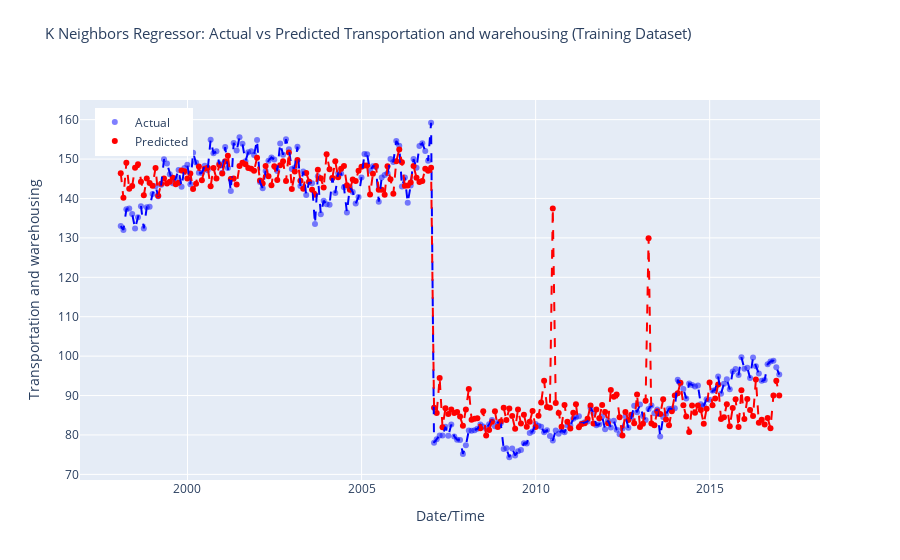

The cell this chart's notebook holds for it:
### Code cell
# Make predictions on the test dataset
predictions = pycr.predict_model(model, data = train_data)

r2 = r2_score(predictions['Transportation and warehousing'], predictions['prediction_label'])
print('R-squared (R2) Score:', r2)

# Sort predictions DataFrame by index
predictions.sort_index(inplace=True)

# Create Plotly figure
fig = make_subplots(rows=1, cols=1, shared_xaxes=True, shared_yaxes=True)

# Add scatter plot for actual values
fig.add_trace(go.Scatter(x=predictions.index, y=predictions['Transportation and warehousing'],
                         mode='markers', marker=dict(color='blue', opacity=0.5),
                         name='Actual'), row=1, col=1)

# Add scatter plot for predicted values
fig.add_trace(go.Scatter(x=predictions.index, y=predictions['prediction_label'],
                         mode='markers', marker=dict(color='red'),
                         name='Predicted'), row=1, col=1)

# Add lines for sorted actual values
fig.add_trace(go.Scatter(x=predictions.index, y=predictions['Transportation and warehousing'].sort_index(),
                         mode='lines', line=dict(color='blue', dash='dash'),
                         showlegend=False), row=1, col=1)

# Add lines for sorted predicted values
fig.add_trace(go.Scatter(x=predictions.index, y=predictions['prediction_label'].sort_index(),
                         mode='lines', line=dict(color='red', dash='dash'),
                         showlegend=False), row=1, col=1)

fig.update_layout(title_text='K Neighbors Regressor: Actual vs Predicted Transportation and warehousing (Training Dataset)',
                  title_font_size=15, title_y=.95,
                  xaxis_title='Date/Time', yaxis_title='Transportation and warehousing',
                  legend=dict(x=0.02, y=0.98),
                  grid=dict(rows=1, columns=1, ygap=0.2))

# Show interactive plot
fig.show()

### Figure 1 — Plotly figure (JSON) as saved in the notebook; plotly's stock layout.template omitted (floating-point values rounded to 4 significant figures; data arrays with more than 128 entries replaced by an {"elided": "..."} marker saying what was removed)
{"data": [{"marker": {"color": "blue", "opacity": 0.5}, "mode": "markers", "name": "Actual", "type": "scatter", "x": {"elided": "228 str values"}, "xaxis": "x", "y": {"elided": "228 float values"}, "yaxis": "y"}, {"marker": {"color": "red"}, "mode": "markers", "name": "Predicted", "type": "scatter", "x": {"elided": "228 str values"}, "xaxis": "x", "y": {"elided": "228 float values"}, "yaxis": "y"}, {"line": {"color": "blue", "dash": "dash"}, "mode": "lines", "showlegend": false, "type": "scatter", "x": {"elided": "228 str values"}, "xaxis": "x", "y": {"elided": "228 float values"}, "yaxis": "y"}, {"line": {"color": "red", "dash": "dash"}, "mode": "lines", "showlegend": false, "type": "scatter", "x": {"elided": "228 str values"}, "xaxis": "x", "y": {"elided": "228 float values"}, "yaxis": "y"}], "layout": {"grid": {"columns": 1, "rows": 1, "ygap": 0.2}, "legend": {"x": 0.02, "y": 0.98}, "title": {"font": {"size": 15}, "text": "K Neighbors Regressor: Actual vs Predicted Transportation and warehousing (Training Dataset)", "y": 0.95}, "xaxis": {"anchor": "y", "domain": [0, 1], "title": {"text": "Date/Time"}}, "yaxis": {"anchor": "x", "domain": [0, 1], "title": {"text": "Transportation and warehousing"}}}}
